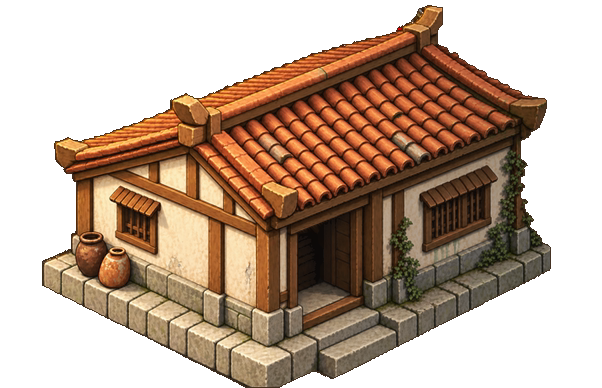
#> input picture art/source/ba-dan-restyle/fine/dwelling.png, 602 x 388 px, given in place of dwelling.webp, which was not available
$ python uprights.py
#> lines starting #> are read from the running program, lines starting #| are printed output that depends on the picture; pictures that were not available may be replaced by others from this repository, and a replacement may not be noted
### art/source/forest-road-g1/tools/pl.py
"""Minimal PixelLab v2 client with a ledger (copied from ba-dan-route-a/tools). Never prints the key."""
import base64, hashlib, io, json, os, time, urllib.request, urllib.error
from PIL import Image
API = 'https://api.pixellab.ai/v2'
RA = os.environ.get('FOREST_G1_WORK', '.review/forest-g1')
# Output 0 of every job is committed here, so the tools re-run from the repository without calling PixelLab.
JOBS = 'art/source/forest-road-g1/jobs'
LEDGER = os.environ.get('FOREST_G1_LEDGER', 'art/source/forest-road-g1/ledger.json')
import threading
_lock = threading.Lock()

def _req(method, path, body=None):
    data = json.dumps(body).encode() if body is not None else None
    r = urllib.request.Request(API + path, data=data, method=method, headers={
        'Authorization': 'Bearer ' + os.environ['PIXELLAB_API_KEY'], 'Content-Type': 'application/json'})
    try:
        with urllib.request.urlopen(r, timeout=300) as f:
            return json.loads(f.read())
    except urllib.error.HTTPError as e:
        raise RuntimeError(f'{e.code} {e.read()[:800]!r}')

def balance():
    return _req('GET', '/balance')['subscription']['generations']

def b64(img_or_path):
    if isinstance(img_or_path, str):
        img = Image.open(img_or_path)
    else:
        img = img_or_path
    buf = io.BytesIO(); img.save(buf, 'PNG'); raw = buf.getvalue()
    return {'type': 'base64', 'base64': base64.b64encode(raw).decode(), 'format': 'png'}, hashlib.sha256(raw).hexdigest()[:16]

# [24 lines left out: functions _strip, _images, not called in this run]

def run(endpoint, payload, tag, refs=None, notes=''):
    """refs: sha16 -> input filename, for the ledger."""
    if os.path.exists(LEDGER):
        for e in json.load(open(LEDGER))['jobs']:
            if e['tag'] == tag and e['status'] == 'completed' and e['outputs'] and os.path.exists(f'{JOBS}/{e["outputs"][0]}'):
                print(tag, 'cached'); return [Image.open(f'{JOBS}/{e["outputs"][0]}')]
    before = balance()
    t0 = time.time()
    for attempt in range(60):
        try:
            resp = _req('POST', endpoint, payload); break
        except RuntimeError as err:
            if not str(err).startswith('429'): raise
            time.sleep(15)
    job = resp.get('background_job_id')
    last = resp
    status = resp.get('status')
    while job:
        time.sleep(6)
        j = _req('GET', f'/background-jobs/{job}')
        status = j.get('status')
        if status in ('completed', 'failed', 'error', 'cancelled'):
            last = j
            break
        if time.time() - t0 > 900:
            status = 'timeout'; last = j; break
    imgs = []
    _images(last.get('last_response', last), imgs)
    files = []
    for i, im in enumerate(imgs):
        p = f'{RA}/jobs/{tag}-{i}.png'
        os.makedirs(os.path.dirname(p), exist_ok=True)
        im.save(p); files.append(os.path.basename(p))
        if i == 0: im.save(f'{JOBS}/{tag}-0.png')
    after = balance()
    used = (last.get('usage') or {}).get('generations') if isinstance(last, dict) else None
    entry = {'tag': tag, 'endpoint': endpoint, 'job_id': job, 'status': status,
             'request': _strip(payload, refs or {}), 'outputs': files,
             'balance_before': before, 'balance_after': after, 'gens': used, 'balance_note': 'balance is account-wide (another session spends concurrently); gens is the job usage',
             'seconds': round(time.time() - t0), 'notes': notes, 'verdict': None,
             'error': None if status == 'completed' else json.dumps(last)[:600]}
    import fcntl
    with _lock, open(LEDGER + '.lock', 'w') as lk:
        fcntl.flock(lk, fcntl.LOCK_EX)  # several tools may run at once
        led = json.load(open(LEDGER)) if os.path.exists(LEDGER) else {'jobs': []}
        led['jobs'].append(entry)
        led['total_gens'] = sum((j.get('gens') or 0) for j in led['jobs'])
        json.dump(led, open(LEDGER, 'w'), indent=1)
    print(tag, status, 'gens', entry['gens'], 'files', files, entry['error'] or '')
    return [Image.open(f'{RA}/jobs/{f}') for f in files]  # noqa

### art/source/forest-road-g1/tools/pre.py
"""The pre-G1 art, read from git at the commit before the forest road's G1 pass (main @ 5a41f98), cached under WORK/pre-g1."""
import os, subprocess
WORK = os.environ.get('FOREST_G1_WORK', '.review/forest-g1')
BASE = '5a41f98'


def pre_g1(path):
    """`path` under public/art (e.g. 'maps/forest-scene/pine.webp') -> a local file holding it as it was at BASE."""
#> called with path = 'maps/forest-scene/pine.webp'
    out = f'{WORK}/pre-g1/{path}'
    if not os.path.exists(out):
        os.makedirs(os.path.dirname(out), exist_ok=True)
        with open(out, 'wb') as f:
            f.write(subprocess.run(['git', 'show', f'{BASE}:public/art/{path}'], check=True, capture_output=True).stdout)
#> (this line was passed over: subprocess is not available in this run)
    return out

### art/source/forest-road-g1/tools/uprights.py
"""Forest road G1, step 2: every upright on the board and the six combat props, redrawn at world px by Pro Flash.

Each piece's pre-G1 art (`pre.py`: git at main 5a41f98) is reduced to the size it is drawn at in world px (Lanczos, alpha kept), centred on the smallest
Pro Flash edit canvas that holds it (multiples of 4, at least 32), and edited with `edit-image-pro-flash` (method text,
`no_background`). So 1 generated px = 1 world px: the G1 grain of ADR 0085, with no reduction afterwards. The prompt is
#288's object prompt (art/source/ba-dan-market-g at 5f5df90) with the piece's own sentence. No figure reference is passed.

python3 art/source/forest-road-g1/tools/uprights.py [id ...]     (all pieces, two seeds each, skips ledgered jobs)
"""
import os, sys
sys.path.insert(0, os.path.dirname(__file__))
from concurrent.futures import ThreadPoolExecutor
from PIL import Image
from pl import RA, run, b64
from pre import pre_g1

PROMPT = ('Keep every shape, size, position and the camera angle exactly as drawn; only redraw the surfaces, wood grain, bark, '
          'needles, leaves, stone, straw and metal in a careful hand-drawn pixel style. Do not add any object, cloth, sign, lettering '
          'or decoration that is not in the drawing. {what} High top-down view on a 2:1 isometric axis. Dark brown 1 pixel outline '
          '(#1b1410) on the silhouette, muted warm earth colours, 3 to 4 flat tone steps per material, warm light from the upper '
          'left, cool brown shade on the lower right, solid and heavy, matte, no white or near-white pixels, no gloss, no '
          'bevelled plank edges, no text.')

# id: (pre-G1 source under public/art, drawn size in world px (w, h), sentence)
PIECES = {
    'pine': ('maps/forest-scene/pine.webp', (100, 224), 'A tall dark green pine tree with layered drooping boughs and a brown trunk foot.'),
    'pine-b': ('maps/forest-scene/pine.webp', (100, 224), 'A tall pine tree, its boughs a little fuller and more ragged on one side, deep blue-green needles, a brown trunk foot.'),
    'alder': ('maps/ba-dan-scene/village-tree.webp', (150, 146), 'A low broad alder tree with a rounded leafy crown in clustered mid and olive greens and a twisted brown trunk.'),
    'lodge': ('maps/ba-dan-scene/dwelling.webp', (256, 165), "A small road keeper's lodge: plastered walls on a stone plinth, a tiled roof, a wooden door."),
    'deadfall': ('maps/quarry-gate-scene/cover-timber.webp', (120, 51), 'Split timber logs lying in a heap, grey-brown bark and pale cut ends.'),
    'nest-reeds': ('maps/forest-scene/old-nest-reeds.webp', (120, 58), 'A low grassy flood-bank mound with reeds and an old twig nest.'),
    'bank-reed-0': ('maps/forest-scene/bank-reed-0.webp', (39, 54), 'A clump of tall green reeds and cattails on a small mud mound.'),
    'bank-reed-1': ('maps/forest-scene/bank-reed-1.webp', (27, 27), 'A small clump of green reeds on a small mud mound.'),
    'bank-reed-2': ('maps/forest-scene/bank-reed-2.webp', (53, 40), 'A spreading clump of green reeds leaning out over the bank.'),
    'bank-reed-3': ('maps/forest-scene/bank-reed-3.webp', (43, 45), 'A clump of green reeds and two cattails on a small mud mound.'),
    'signpost': ('maps/forest-scene/roadside-signpost.webp', (50, 75), 'A weathered wooden signpost with two blank pointing boards.'),
    'split-rail-fence': ('maps/forest-scene/roadside-split-rail-fence.webp', (69, 49), 'A short split-rail wooden fence section, two posts and two rails.'),
    'woodpile-stump': ('maps/forest-scene/roadside-woodpile-stump.webp', (72, 34), 'A stacked woodpile of split logs beside a chopping stump.'),
    'broken-cart-wheel': ('maps/forest-scene/roadside-broken-cart-wheel.webp', (59, 53), 'A broken wooden cart wheel leaning on the ground, spokes and an iron rim.'),
    'milestone': ('maps/forest-scene/roadside-milestone.webp', (32, 27), 'A short weathered grey milestone with a rounded top.'),
    'lantern-post': ('maps/forest-scene/roadside-lantern-post.webp', (39, 97), 'A wooden lantern post with a hanging iron lantern.'),
    'rope-bound-quarry-blocks': ('maps/forest-scene/roadside-rope-bound-quarry-blocks.webp', (47, 42), 'Two pale cut quarry stone blocks bound with rope.'),
    'mushroom-fallen-log': ('maps/forest-scene/roadside-mushroom-fallen-log.webp', (70, 34), 'A mossy fallen log with orange bracket mushrooms.'),
    'rubble-1': ('maps/forest-scene/rubble-1.webp', (128, 43), 'A low heap of broken pale stones and grit lying flat on the ground.'),
    'rubble-2': ('maps/forest-scene/rubble-2.webp', (128, 43), 'A low heap of broken pale stones and grit lying flat on the ground.'),
    # Combat props: the 256 px frame is drawn into one 64 world px sprite box, so 4 frame px = 1 world px.
    'barrel': ('props/barrel.png', None, 'An open wooden water barrel with dark iron hoops, full of dark blue water.'),
    'flask': ('props/flask.png', None, 'A round terracotta clay oil jar with a cork stopper and a dark oil stain at the lip.'),
    'hay': ('props/hay.png', None, 'A tight golden-yellow hay bale bound with two dark cords.'),
    'brazier': ('props/brazier.png', None, 'A black iron brazier basket on three legs, heaped with glowing orange coals.'),
    'cart': ('props/cart.png', None, 'A wooden hand cart with one spoked wheel and two shafts, heaped with green cabbages.'),
    'rubble': ('props/rubble.png', None, 'A tall heap of pale broken quarry stone blocks.'),
}
SEEDS = (21, 22)


def source(pid):
    path, size, _ = PIECES[pid]
    im = Image.open(pre_g1(path)).convert('RGBA')
    im = im.crop(im.getchannel('A').getbbox())
    if size is None:  # a prop: frame px / 4
        size = (round(im.width / 4), round(im.height / 4))
    sprite = im.resize(size, Image.LANCZOS)
    cw, ch = max(32, -(-size[0] // 4) * 4), max(32, -(-size[1] // 4) * 4)
    canvas = Image.new('RGBA', (cw, ch), (0, 0, 0, 0))
    canvas.paste(sprite, ((cw - size[0]) // 2, ch - size[1]))
    return canvas


def job(pid, seed):
    os.makedirs(f'{RA}/uprights-in', exist_ok=True)
    canvas = source(pid)
    canvas.save(f'{RA}/uprights-in/{pid}.png')
    img, h = b64(canvas)
    body = {'image': img, 'method': 'text', 'description': PROMPT.format(what=PIECES[pid][2]),
            'no_background': True, 'seed': seed}
    return run('/edit-image-pro-flash', body, f'u-{pid}-s{seed}', {h: f'uprights-in/{pid}.png'},
               f'G1 upright {pid} at world px {canvas.size}')


if __name__ == '__main__':
    ids = sys.argv[1:] or list(PIECES)
    with ThreadPoolExecutor(8) as ex:
        list(ex.map(lambda a: job(*a), [(p, s) for p in ids for s in SEEDS]))
#> in source, im is the input picture: PIL image 602x388 RGBA; mean R, G, B, A 77.6, 54, 36.1, 137.4
#> in source (call 7), `im = im.crop(im.getchannel('A').getbbox())`:
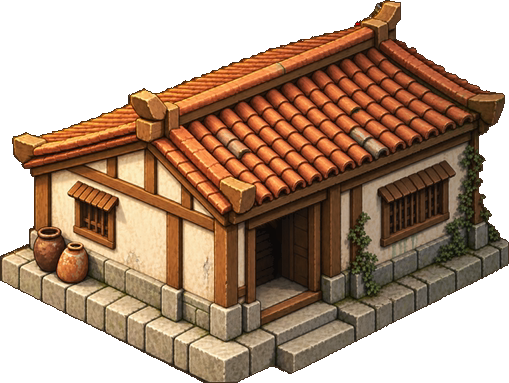
#> im: PIL image 509x383 RGBA; mean R, G, B, A 93, 64.7, 43.2, 164.6; transparent parts drawn white
#> in source (call 7), `sprite = im.resize(size, Image.LANCZOS)`:
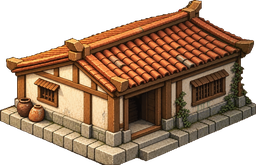
#> sprite: PIL image 256x165 RGBA; mean R, G, B, A 89.4, 62.3, 41.6, 164.6; transparent parts drawn white
#> in source (call 7), `canvas = Image.new('RGBA', (cw, ch), (0, 0, 0, 0))`: canvas: PIL image 256x168 RGBA; every value is 0
#> in source (call 7), `canvas.paste(sprite, ((cw - size[0]) // 2, ch - size[1]))`:
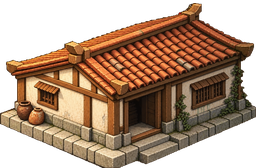
#> canvas: PIL image 256x168 RGBA; mean R, G, B, A 87.8, 61.2, 40.8, 161.7; transparent parts drawn white
#> (the run stopped early here; a loop or call above may not have finished)

$ run again, with art/source/ba-dan-restyle/fine/large-village-tree.png copied over art/source/ba-dan-restyle/fine/dwelling.png
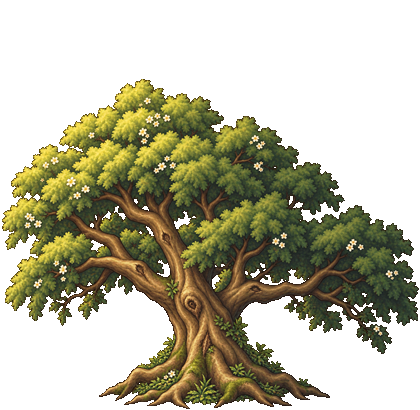
#> input picture art/source/ba-dan-restyle/fine/large-village-tree.png, 420 x 410 px, given in place of dwelling.webp, which was not available
#> in source, im is the input picture: PIL image 420x410 RGBA; mean R, G, B, A 46.4, 43.9, 22.5, 114.7
#> in source (call 7), `im = im.crop(im.getchannel('A').getbbox())`:
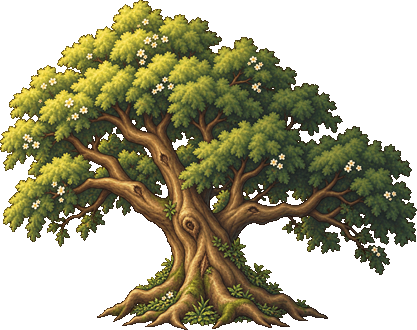
#> im: PIL image 417x330 RGBA; mean R, G, B, A 58, 55, 28.2, 143.5; transparent parts drawn white
#> in source (call 7), `canvas.paste(sprite, ((cw - size[0]) // 2, ch - size[1]))`:
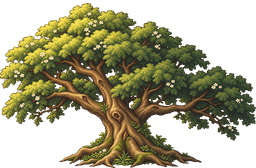
#> canvas: PIL image 256x168 RGBA; mean R, G, B, A 60.4, 56.8, 28.8, 140.8; transparent parts drawn white
